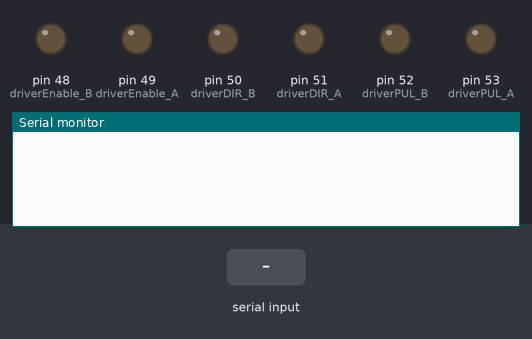
This sketch was run on a simulated Arduino Mega 2560, built with avr-gcc and run on an emulated ATmega2560. Parts: output pins drawn as LEDs (lit = HIGH), the last lines printed to the serial monitor. Inputs (shaded band) come from the test bench.

Above: at 1.2 s.
1.3 s: ",\n" received over Serial
At 2.5 s:
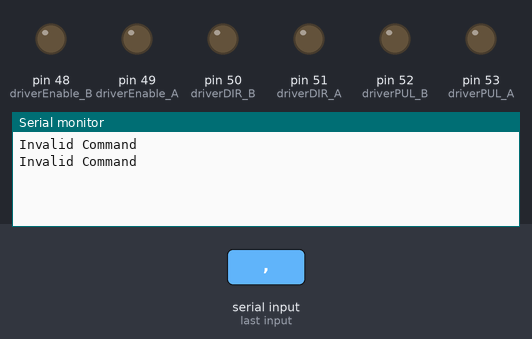
2.8 s: "b,45\n" received over Serial
At 3.7 s:
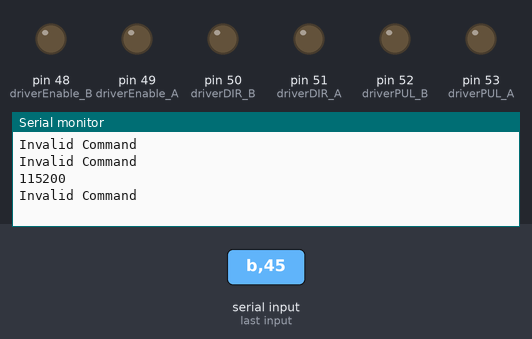
4.3 s: "r,45\n" received over Serial
At 4.8 s:
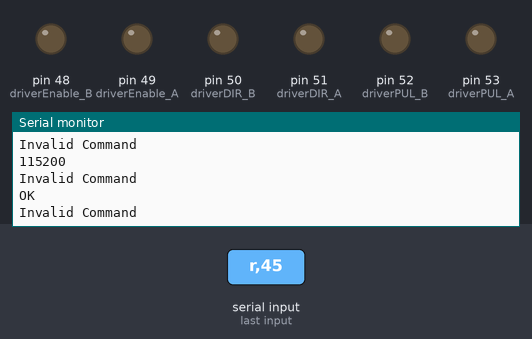

Measured:
- after the input at 1.3 s, the serial monitor: prints a new line at once (image 1)
- after the input at 2.8 s, the serial monitor: prints a new line at once (image 2)
- after the input at 4.3 s, the serial monitor: prints a new line at once (image 3)

The sketch:

BaseMovementControl.ino
```cpp
#include <util/atomic.h>
#include <AccelStepper.h>
   // Push button for reverse on pin 2, pin 3
#define driverPUL_A 53    // PUL- Apin
#define driverDIR_A 51    // DIR- Apin
#define driverPUL_B 52    // PUL- Bpin
#define driverDIR_B 50    // DIR- Bpin
#define driverEnable_A 49
#define driverEnable_B 48

#define BAUDRATE 115200

AccelStepper LeftStepper(1, driverPUL_A, driverDIR_A); // (using driver mode, step pin, dir pin)
AccelStepper RightStepper(1, driverPUL_B, driverDIR_B);
// Variables

char chr, cmd;
short arg = 0, arg1, arg2 , index = 0;
int speed_L, speed_R;
char argv1[16], argv2[16];

 // tốc độ động cơ bước (tính bằng step/vòng)
//some variable:
float maxSpeed = 1600;
float accceleration = 0;
void step_init(){
  LeftStepper.setMaxSpeed(maxSpeed);
  LeftStepper.setSpeed(0);
  LeftStepper.setAcceleration(accceleration);
  RightStepper.setMaxSpeed(maxSpeed);
  RightStepper.setSpeed(0);
  RightStepper.setAcceleration(accceleration);
  //================
  pinMode (driverPUL_A, OUTPUT);
  pinMode (driverDIR_A, OUTPUT);
  pinMode (driverPUL_B, OUTPUT);
  pinMode (driverDIR_B, OUTPUT);
  pinMode (driverEnable_A,OUTPUT);
  pinMode (driverEnable_B,OUTPUT);
  digitalWrite(driverEnable_A, LOW);
  digitalWrite(driverEnable_B, LOW);
  digitalWrite(driverDIR_A, LOW);
  digitalWrite(driverDIR_B, LOW);
}

void setup() {
  Serial.begin(BAUDRATE);
  step_init();

}
void loop() {
  serial_Read();
  //test();
}

void serial_Read(){
  while (Serial.available() > 0) {
    chr = Serial.read();
    //Serial.println(chr);
    if (chr == 13 || chr == ',' || chr == '\n' || chr == '\r') {
      if (arg == 1) argv1[index] = NULL;
      else if (arg == 2) argv2[index] = NULL;
      //chạy chương trình
      runCommand();
      //reset cmd
      resetCommand();
    }
    else if (chr == ' ') {
      if (arg == 0) arg = 1;
      else if (arg == 1)  {
        argv1[index] = NULL;
        arg = 2;
        index = 0;
      }
      continue;
    }
    else {
      if (arg == 0) {
        // The first arg is the single-letter command
        cmd = chr;
      }
      else if (arg == 1) {
        // Subsequent arguments can be more than one character
        argv1[index] = chr;
        index++;
      }
      else if (arg == 2) {
        argv2[index] = chr;
        index++;
  }}}

    RightStepper.setSpeed(speed_L);
    //Serial.print("ok");
    RightStepper.run();
    LeftStepper.setSpeed(speed_R);
    LeftStepper.run();
}

void resetCommand() {

  cmd = NULL;
  memset(argv1, 0, sizeof(argv1));
  memset(argv2, 0, sizeof(argv2));
  arg1 = 0;
  arg2 = 0;
  arg = 0;
  index = 0;
}
int runCommand() {
  int i = 0;
  char *p = argv1;
  char *str;
  arg1 = atoi(argv1);
  arg2 = atoi(argv2);

  switch(cmd) {
  case 'b':
    Serial.println(BAUDRATE);
    break;
  case 'r':
    speed_L = arg1;
    speed_R = arg2;
    Serial.println("OK");
    break;
  default:
    Serial.println("Invalid Command");
    break;
  }
}
```
